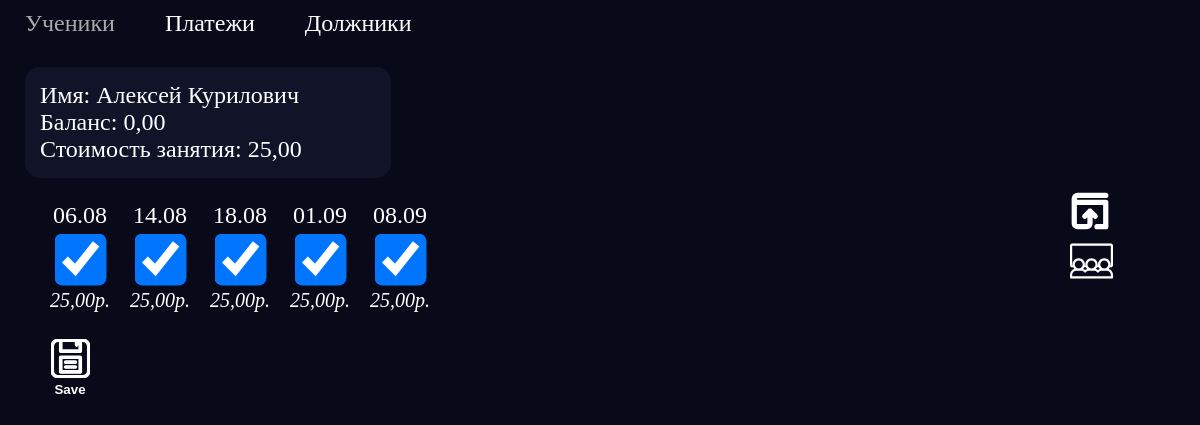
The app's page /5/ with its own data.
### log/models.py (models this page shows, shortened)
class Student(models.Model):
    first_name = models.CharField(max_length=30, default='', verbose_name='First name')
    last_name = models.CharField(max_length=30, default='', verbose_name='Last name')
    balance = models.DecimalField(max_digits=6, decimal_places=2, verbose_name='Balance')
    class_cost = models.DecimalField(max_digits=4, decimal_places=2, verbose_name='Class cost')
    phone = models.CharField(max_length=13)
    active = models.BooleanField(default=True)

class Lesson(models.Model):
    date = models.DateField(default=datetime.date.today())
    student = models.ForeignKey(Student, on_delete=models.CASCADE)
    start_time = models.TimeField(verbose_name="Start time")
    end_time = models.TimeField(verbose_name="End time")
    state = models.BooleanField(default=False)
    amount = models.DecimalField(max_digits=4, decimal_places=2, blank=True, null=True)

### log/views.py (the view)
# urls.py: path('<int:pk>/', views.StudentView.as_view(), name='student'),
class StudentView(generic.DetailView):
    model = Student
    template_name = 'log/student.html'

### log/templates/log/student.html
{% extends "log/base.html" %}
{% load static %}
{% block content %}
<div class="content" data-id="{{student.id}}" >
    <div class="content-left">
            <ul class="info">
            <li>Имя: {{student.first_name}} {{ student.last_name }}</li>
            <li>Баланс: {{ student.balance }}</li>
            <li>Стоимость занятия: {{ student.class_cost }}</li>
        </ul>
        {% include "log/log.html" %}
    </div>
    <div class="content-menu">
        <ul>
            <li><button id="add_payment_button" onclick="show_payment_form()">Добавить платёж</button></li>
            <li><button id="add_lesson_button" onclick="show_lesson_form()">Добавить занятие</button></li>
        </ul>
    </div>
</div>
{% endblock %}

### log/templates/log/log.html (shortened to what this page needs)
<div class="log">
    <ul class="log-list">
        {% for lesson in student.lesson_set.all %}
        <li>
            <div class="lesson">
                <div class="lesson-date">{{ lesson.date|date:"d.m" }}</div>
                <input type="checkbox" class="checkbox" value="{{ lesson.id }}" name="lesson" {% if lesson.state %}checked{% endif %} data-state="{{lesson.state}}">
                <div class="lesson-amount">{{lesson.amount}}р.</div>
            </div>
        </li>
        {% endfor %}
    </ul>
    <div class="log-control">
        <ul class="log-control-buttons">
            <li><button class="save-button" onclick="save_changes()">Save</button></li>
        </ul>
    </div>
</div>

### log/static/log/style.css (style rules this page uses)
li { list-style-type: none; }
button#add_lesson_button, #add_payment_button { background-color: #fff0; color: #fff0; border: none; background-position: center; background-size: 35%; background-repeat: no-repeat; cursor: pointer; height: 100%; }
#add_payment_button { background-image: url('images/topup.svg'); }
#add_lesson_button { background-image: url('images/lesson.svg'); }
.info { margin: 20px 25px; padding: 15px; background-color: #111429; display: flex; flex-direction: column; width: 35%; border-radius: 15px; }
ul.log-list { display: flex; max-width: 80%; overflow-y: hidden; overflow-x: overlay; scrollbar-color: #fff #080A19; scrollbar-width: thin; }
ul.log-list li { padding: 0 10px; }
.lesson { display: flex; flex-direction: column; align-items: center; justify-content: space-between; min-height: 110px; position: relative; }
.lesson input.checkbox { transform: scale(4); cursor: pointer; }
.lesson-amount { font-size: 20px; font-weight: 100; font-style: italic; }
button.save-button { background-image: url('images/save.svg'); background-color: #ff980000; border: none; background-position: center 15%; background-size: 65%; background-repeat: no-repeat; width: 60px; height: 60px; color: #fff; font-weight: bold; line-height: 8; cursor: pointer; }
.content { display: flex; flex-direction: row; justify-content: space-between; align-items: center; }
.content-left { width: 80%; }
.content-menu { padding: 15px 30px; width: 15%; }
.content-menu ul li { height: 40px; padding: 5px 0; }

### records on screen
Student: first_name "Алексей", last_name "Курилович", balance "0,00", class_cost "25,00"
Lesson: date "06.08", state "☑", amount "25,00"
Lesson: date "14.08", state "☑", amount "25,00"
Lesson: date "18.08", state "☑", amount "25,00"
Lesson: date "01.09", state "☑", amount "25,00"
Lesson: date "08.09", state "☑", amount "25,00"
